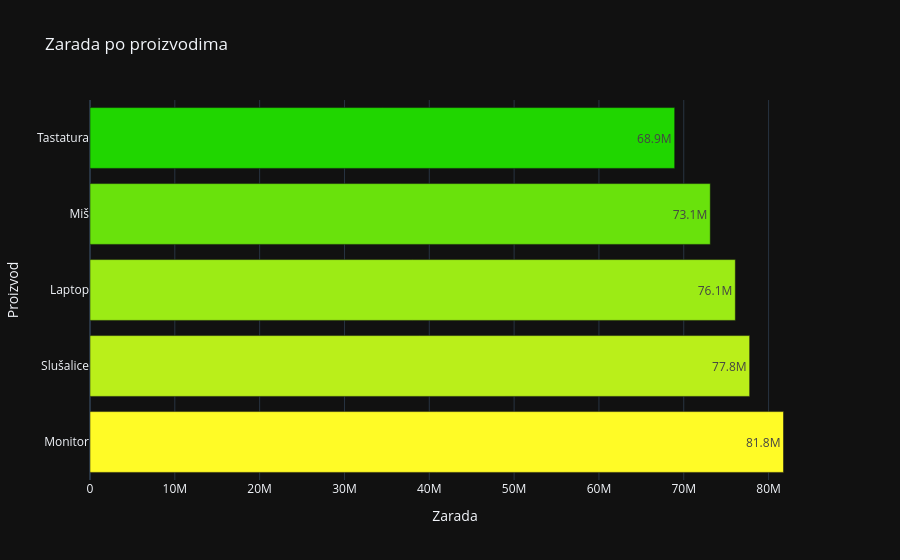

Notebook code cell kept with this figure:
### Code cell
import pandas as pd
import plotly.express as px

df = pd.read_csv("D:/Python/libraries/prodaja_2025.csv")
# 1. i 2. Grupisanje i sortiranje - Sortiranje smo obavili unutar grupacije jer uzmianje prvi 10 nije moguce zbog postojanja samo 5 proizvoda.

df_grouped = df.groupby("Proizvod").agg(suma = ("Zarada", "sum")).reset_index().sort_values(by="suma", ascending=False)

# 3. Crtanje grafika

fig = px.bar(df_grouped, 
             x = "suma", 
             y = "Proizvod", 
             color= "suma", 
             color_continuous_scale=["#20D600", "#FFFB26"], # Sluzi umesto palette (Magma, Viridis...), a mogu i custom hex
             title="Zarada po proizvodima",
             labels={"suma": "Zarada", "Proizvod": "Proizvod"},
             text_auto=".3s",
             template="plotly_dark")

fig.update_traces(hovertemplate=
                  "<b>Zarada</b>: %{x:,.0f}<br>"
                  "<b>Proizvod</b>: %{y}<br>"
                  "<extra></extra>")

# fig.update_yaxes(categoryorder="total ascending") - Barovi ce biti od najveceg ka namanjem
fig.update_layout(showlegend=False, coloraxis_showscale=False)  # Sklanja legendu vrednosti i boja
fig.show()

### Figure 1 — Plotly figure (JSON) as saved in the notebook; plotly's stock layout.template omitted (floating-point values rounded to 4 significant figures)
{"data": [{"hovertemplate": "<b>Zarada</b>: %{x:,.0f}<br><b>Proizvod</b>: %{y}<br><extra></extra>", "legendgroup": "", "marker": {"color": [81758434, 77768842, 76080271, 73124700, 68930757], "coloraxis": "coloraxis", "pattern": {"shape": ""}}, "name": "", "orientation": "h", "showlegend": false, "textposition": "auto", "texttemplate": "%{x:.3s}", "type": "bar", "x": [81758434, 77768842, 76080271, 73124700, 68930757], "xaxis": "x", "y": ["Monitor", "Slušalice", "Laptop", "Miš", "Tastatura"], "yaxis": "y"}], "layout": {"barmode": "relative", "coloraxis": {"colorbar": {"title": {"text": "Zarada"}}, "colorscale": [[0, "#20D600"], [1, "#FFFB26"]], "showscale": false}, "legend": {"tracegroupgap": 0}, "showlegend": false, "title": {"text": "Zarada po proizvodima"}, "xaxis": {"anchor": "y", "domain": [0, 1], "title": {"text": "Zarada"}}, "yaxis": {"anchor": "x", "domain": [0, 1], "title": {"text": "Proizvod"}}}}
